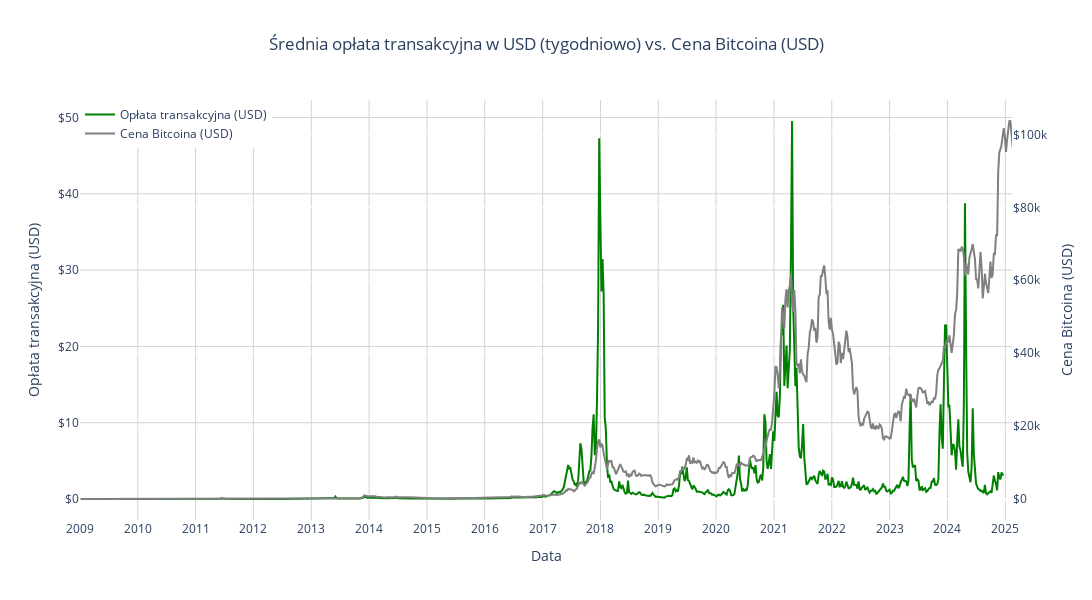

Notebook code for this chart:
### Code cell
fig = go.Figure()

fig.add_trace(
    go.Scatter(
        x=weekly_fee_usd['datetime'],
        y=weekly_fee_usd['fee_usd'],
        mode='lines',
        name='Opłata transakcyjna (USD)',
        line=dict(color='green')
    )
)

fig.add_trace(
    go.Scatter(
        x=weekly_price['datetime'],
        y=weekly_price['price'],
        mode='lines',
        name='Cena Bitcoina (USD)',
        line=dict(color='gray'),
        yaxis='y2'
    )
)

fig.update_xaxes(
    rangeslider_visible=False,
    title='Data',
    tickformat='%Y',
    tickmode='linear',
    dtick='M12',
    range=['2009-01-01', '2025-02-12']
)

fig.update_layout(
    title={
        'text': 'Średnia opłata transakcyjna w USD (tygodniowo) vs. Cena Bitcoina (USD)',
        'x': 0.5,
        'xanchor': 'center'
    },
    xaxis=dict(
        showgrid=True,
        gridcolor='lightgray'
    ),
    yaxis=dict(
        title='Opłata transakcyjna (USD)',
        showgrid=True,
        gridcolor='lightgray',
        tickprefix='$'
    ),
    yaxis2=dict(
        title='Cena Bitcoina (USD)',
        overlaying='y',
        side='right',
        tickprefix='$'
    ),
    paper_bgcolor='white',
    plot_bgcolor='white',
    width=1600,
    height=600,
    legend=dict(
        x=0,
        xanchor='left',
        y=1,
        yanchor='top'
    )
)

fig.show()

### Figure 1 — Plotly figure (JSON) as saved in the notebook; plotly's stock layout.template omitted (floating-point values rounded to 4 significant figures; data arrays with more than 128 entries replaced by an {"elided": "..."} marker saying what was removed)
{"data": [{"line": {"color": "green"}, "mode": "lines", "name": "Opłata transakcyjna (USD)", "type": "scatter", "x": {"elided": "832 str values"}, "y": {"elided": "832 float values"}}, {"line": {"color": "gray"}, "mode": "lines", "name": "Cena Bitcoina (USD)", "type": "scatter", "x": {"elided": "844 str values"}, "y": {"elided": "844 float values"}, "yaxis": "y2"}], "layout": {"height": 600, "legend": {"x": 0, "xanchor": "left", "y": 1, "yanchor": "top"}, "paper_bgcolor": "white", "plot_bgcolor": "white", "title": {"text": "Średnia opłata transakcyjna w USD (tygodniowo) vs. Cena Bitcoina (USD)", "x": 0.5, "xanchor": "center"}, "width": 1600, "xaxis": {"dtick": "M12", "gridcolor": "lightgray", "range": ["2009-01-01", "2025-02-12"], "rangeslider": {"visible": false}, "showgrid": true, "tickformat": "%Y", "tickmode": "linear", "title": {"text": "Data"}}, "yaxis": {"gridcolor": "lightgray", "showgrid": true, "tickprefix": "$", "title": {"text": "Opłata transakcyjna (USD)"}}, "yaxis2": {"overlaying": "y", "side": "right", "tickprefix": "$", "title": {"text": "Cena Bitcoina (USD)"}}}}
